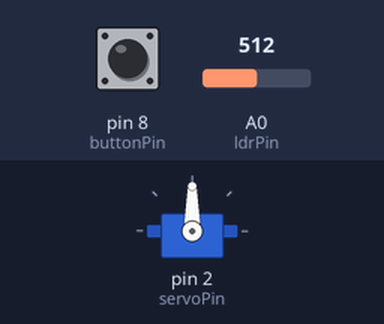
The sketch below on a simulated Arduino Uno, built with avr-gcc and run on an emulated ATmega328P. Shown: servo. The test bench sets the inputs (shaded band); at power-on: pin 8 (buttonPin) LOW, A0 (ldrPin) = 512.

Above: at 1.2 s.
1.3 s: pin 8 (buttonPin) pulled HIGH for 1 s
At 3.7 s:
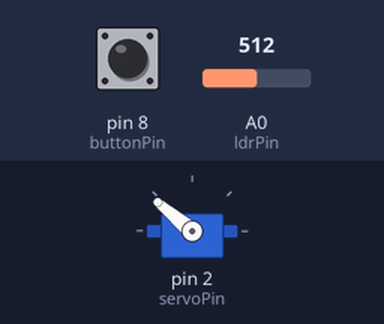
4.0 s: pin 8 (buttonPin) pulled HIGH for 3.2 s
At 7.2 s:
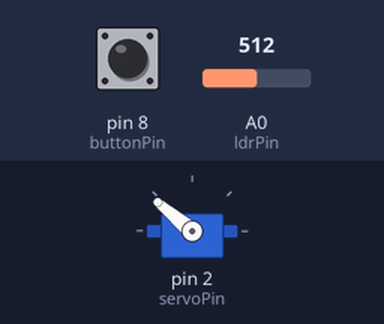
Timing chart, 0 to 8.7 s (numbered marks = the images above; inputs shaded):
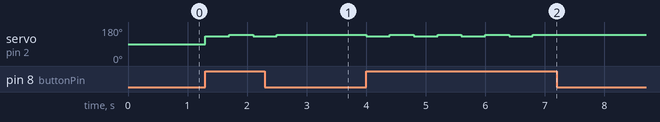

The sketch:

nov_18.ino
```cpp
//national anthem player and flag waver

#include <Servo.h> //for the servo motor
#include "pitches.h" // for the notes

// defining different constant variables for different pins
const int spkrPin = 7;
const int buttonPin = 8;
const int servoPin = 2;
const int ldrPin = A0;

// initializing the servo motor object
Servo myservo;

// notes in the melody:
int melody[] = {
  NOTE_CS4, NOTE_B3, NOTE_A3, NOTE_B3, NOTE_A3, NOTE_FS3, NOTE_A3, NOTE_FS3, NOTE_E3, NOTE_FS3, NOTE_FS3, NOTE_CS4, NOTE_CS4, NOTE_B3, NOTE_FS3, NOTE_A3
};

// note durations: 4 = quarter note, 2 = half note, etc.:
int noteDurations[] = {
  4, 4, 4, 4, 4, 4, 4, 4, 4, 2, 4, 2, 4, 1, 2, 1
};

void setup() {
  pinMode(buttonPin, INPUT); //assigning the buttonPin as input
  pinMode(ldrPin, INPUT); //assigning ldrPin as input
  myservo.attach(servoPin); //attaching the servo motor object to the pin attached to the actual servo motor
  Serial.begin(9600);
}

void loop() {
  int buttonState = digitalRead(buttonPin); //reading button output
  int ldrState = analogRead(ldrPin); //reading ldr output

  if (buttonState == HIGH) { //if the button is pressed, the instrument starts to operate

    if (ldrState <= 300) { // if less light passes through the ldr sensor, the national anthem melody will play
      // iterate over the notes of the melody:
      for (int thisNote = 0; thisNote < 16; thisNote++) {

        // to calculate the note duration, take one second divided by the note type.
        //e.g. quarter note = 1000 / 4, eighth note = 1000/8, etc.
        int noteDuration = 1000 / noteDurations[thisNote];
        tone(spkrPin, melody[thisNote], noteDuration);

        // to distinguish the notes, set a minimum time between them.
        // the note's duration + 30% seems to work well:
        int pauseBetweenNotes = noteDuration * 1.30;
        delay(pauseBetweenNotes);
      }
    }
    else { //if more light passes through the ldr sensor, the servo motor will wave the flag attached to it
      myservo.write(130);
      delay(400);
      myservo.write(140);
      delay(400);
    }

  }
}
```

pitches.h
```cpp
/*************************************************
   Public Constants
 *************************************************/

#define NOTE_B0  31
#define NOTE_C1  33
#define NOTE_CS1 35
#define NOTE_D1  37
#define NOTE_DS1 39
#define NOTE_E1  41
#define NOTE_F1  44
#define NOTE_FS1 46
#define NOTE_G1  49
#define NOTE_GS1 52
#define NOTE_A1  55
#define NOTE_AS1 58
#define NOTE_B1  62
#define NOTE_C2  65
#define NOTE_CS2 69
#define NOTE_D2  73
#define NOTE_DS2 78
#define NOTE_E2  82
#define NOTE_F2  87
#define NOTE_FS2 93
#define NOTE_G2  98
#define NOTE_GS2 104
#define NOTE_A2  110
#define NOTE_AS2 117
#define NOTE_B2  123
#define NOTE_C3  131
#define NOTE_CS3 139
#define NOTE_D3  147
#define NOTE_DS3 156
#define NOTE_E3  165
#define NOTE_F3  175
#define NOTE_FS3 185
#define NOTE_G3  196
#define NOTE_GS3 208
#define NOTE_A3  220
#define NOTE_AS3 233
#define NOTE_B3  247
#define NOTE_C4  262
#define NOTE_CS4 277
#define NOTE_D4  294
#define NOTE_DS4 311
#define NOTE_E4  330
#define NOTE_F4  349
#define NOTE_FS4 370
#define NOTE_G4  392
#define NOTE_GS4 415
#define NOTE_A4  440
#define NOTE_AS4 466
#define NOTE_B4  494
#define NOTE_C5  523
#define NOTE_CS5 554
#define NOTE_D5  587
#define NOTE_DS5 622
#define NOTE_E5  659
#define NOTE_F5  698
#define NOTE_FS5 740
#define NOTE_G5  784
#define NOTE_GS5 831
#define NOTE_A5  880
#define NOTE_AS5 932
#define NOTE_B5  988
#define NOTE_C6  1047
#define NOTE_CS6 1109
#define NOTE_D6  1175
#define NOTE_DS6 1245
#define NOTE_E6  1319
#define NOTE_F6  1397
#define NOTE_FS6 1480
#define NOTE_G6  1568
#define NOTE_GS6 1661
#define NOTE_A6  1760
#define NOTE_AS6 1865
#define NOTE_B6  1976
#define NOTE_C7  2093
#define NOTE_CS7 2217
#define NOTE_D7  2349
#define NOTE_DS7 2489
#define NOTE_E7  2637
#define NOTE_F7  2794
#define NOTE_FS7 2960
#define NOTE_G7  3136
#define NOTE_GS7 3322
#define NOTE_A7  3520
#define NOTE_AS7 3729
#define NOTE_B7  3951
#define NOTE_C8  4186
#define NOTE_CS8 4435
#define NOTE_D8  4699
#define NOTE_DS8 4978
```

Measured:
- after the input at 1.3 s, servo on pin 2 (servoPin): alternates 140° for 0.40 s and 130° for 0.40 s, 4 changes in all, then stays 140°, starting at once
- after the input at 4.0 s, servo on pin 2 (servoPin): alternates 140° for 0.40 s and 130° for 0.40 s, 8 changes in all, then stays 140°, starting at once
